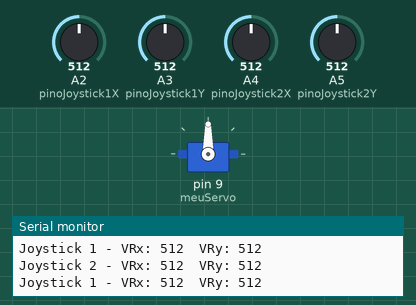
Simulated run of this sketch. Board: Arduino Uno, built with avr-gcc and run on an emulated ATmega328P. On the bench: servo, the last lines printed to the serial monitor. Inputs (shaded band) come from the test bench; at power-on: A2 (pinoJoystick1X) = 512, A4 (pinoJoystick2X) = 512, A3 (pinoJoystick1Y) = 512, A5 (pinoJoystick2Y) = 512.

Above: at 1.2 s.
1.3 s: A2 (pinoJoystick1X) set to 105
At 2.5 s:
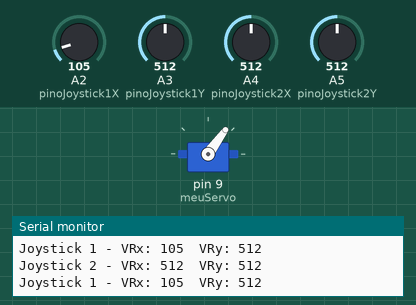
2.8 s: A2 (pinoJoystick1X) set to 90
At 4.2 s:
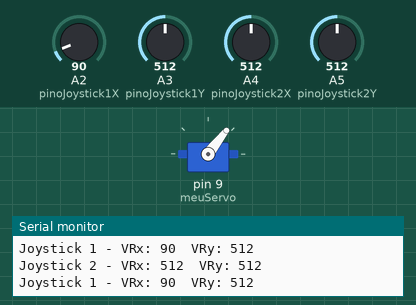
5.8 s: A4 (pinoJoystick2X) set to 105
At 6.8 s:
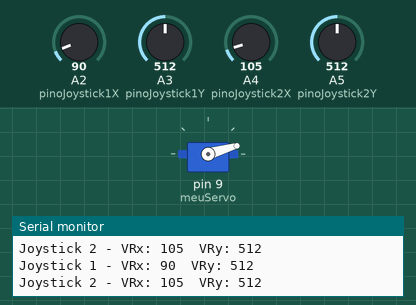
7.3 s: A4 (pinoJoystick2X) set to 92
At 8.7 s:
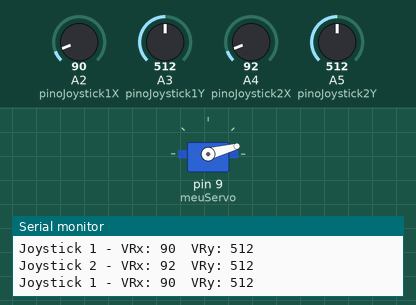
10.3 s: A4 (pinoJoystick2X) set to 306
At 10.9 s:
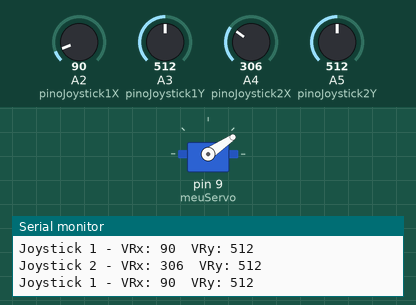
11.9 s: A2 (pinoJoystick1X) set to 992
At 12.9 s:
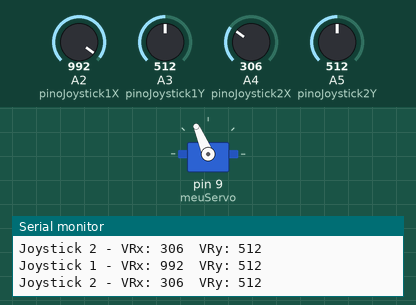
Timing chart, 0 to 14.4 s (numbered marks = the images above; inputs shaded):
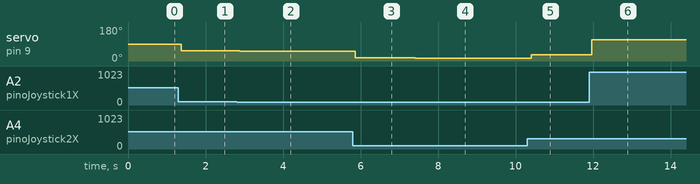

Measured:
- after the input at 1.3 s, servo on pin 9 (meuServo): 90° → 54° after 0.07 s
- after the input at 2.8 s, servo on pin 9 (meuServo): 54° → 52° after 0.08 s
- after the input at 5.8 s, servo on pin 9 (meuServo): 52° → 16° after 0.06 s
- after the input at 7.3 s, servo on pin 9 (meuServo): 16° → 15° after 0.11 s
- after the input at 10.3 s, servo on pin 9 (meuServo): 15° → 34° after 0.11 s
- after the input at 11.9 s, servo on pin 9 (meuServo): 34° → 113° after 0.06 s

The sketch:

20_Joystick_Servo_Motor_9g_Sg90.ino
```cpp
#include <Servo.h>

Servo meuServo; // Cria um objeto Servo

// Pinos dos dois joysticks
const int pinoJoystick1X = A2;  // Joystick 1 no eixo X (A2)
const int pinoJoystick1Y = A3;  // Joystick 1 no eixo Y (A3)
const int pinoJoystick2X = A4;  // Joystick 2 no eixo X (A4)
const int pinoJoystick2Y = A5;  // Joystick 2 no eixo Y (A5)

// Variáveis para armazenar as leituras dos joysticks
int leituraJoystick1X;
int leituraJoystick1Y;
int leituraJoystick2X;
int leituraJoystick2Y;

void setup() {
  Serial.begin(9600); // Inicia a comunicação serial
  meuServo.attach(9); // Conecta o servo ao pino digital 9
}

void loop() {
  // Lê os valores dos dois joysticks
  leituraJoystick1X = analogRead(pinoJoystick1X); // Lê o VRx do joystick 1
  leituraJoystick1Y = analogRead(pinoJoystick1Y); // Lê o VRy do joystick 1
  leituraJoystick2X = analogRead(pinoJoystick2X); // Lê o VRx do joystick 2
  leituraJoystick2Y = analogRead(pinoJoystick2Y); // Lê o VRy do joystick 2

  // Exibe os valores dos dois joysticks no Monitor Serial
  Serial.print("Joystick 1 - VRx: ");
  Serial.print(leituraJoystick1X);
  Serial.print("  VRy: ");
  Serial.println(leituraJoystick1Y);

  Serial.print("Joystick 2 - VRx: ");
  Serial.print(leituraJoystick2X);
  Serial.print("  VRy: ");
  Serial.println(leituraJoystick2Y);

  // Mapeia os valores de ambos os joysticks para controlar o servo (0 a 180 graus)
  int anguloServo1 = map(leituraJoystick1X, 0, 1023, 0, 180); // Mapeia o joystick 1
  int anguloServo2 = map(leituraJoystick2X, 0, 1023, 0, 180); // Mapeia o joystick 2

  // Calcular a média dos dois joysticks para controlar o servo
  int anguloServo = (anguloServo1 + anguloServo2) / 2; // Média para controlar o servo com base nos dois joysticks

  anguloServo = constrain(anguloServo, 0, 180); // Garante que o valor esteja entre 0 e 180 graus
  meuServo.write(anguloServo); // Envia o valor mapeado para o servo motor

  delay(15); // Pequeno atraso para evitar tremores do servo
}
```
